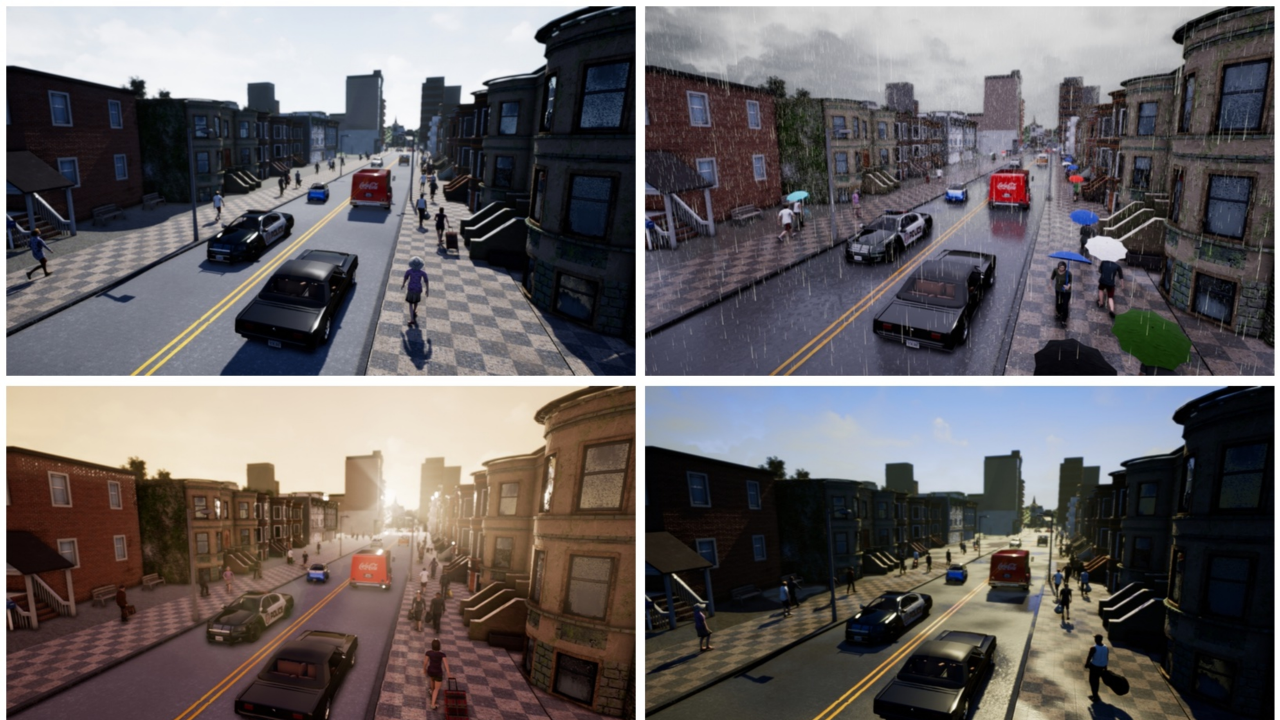
#> input picture HOST/vision/median_blur/languages/python/CARLA.jpg, 3840 x 2160 px, found by its file name (shown at 1/3 size)
$ python test_harris_standalone.py
#> lines starting #> are read from the running program, lines starting #| are printed output that depends on the picture; long printed decimals are rounded
#!/usr/bin/env python

# *****************************************************************************
# *                            cloudFPGA
# *                Copyright 2016 -- 2022 IBM Corporation
# * Licensed under the Apache License, Version 2.0 (the "License");
# * you may not use this file except in compliance with the License.
# * You may obtain a copy of the License at
# *
# *     http://www.apache.org/licenses/LICENSE-2.0
# *
# * Unless required by applicable law or agreed to in writing, software
# * distributed under the License is distributed on an "AS IS" BASIS,
# * WITHOUT WARRANTIES OR CONDITIONS OF ANY KIND, either express or implied.
# * See the License for the specific language governing permissions and
# * limitations under the License.
# *----------------------------------------------------------------------------

## @file   test_median_blur_video_threaded_ray.py
## @author DID
## @date   April 2022
## @brief  A python script for testing the cF median_blur kernel in ray distributed environment.

'''
Usage:
   test_harris_standalone.py <imagefile name>

   Run harris in opencv

'''

import sys
import os
import numpy as np
import cv2 as cv
import logging
import time
import pandas as pd
import seaborn as sns
import matplotlib.pyplot as plt
#from pandasgui import show
import math
from scipy.interpolate import griddata


debug_level = logging.DEBUG
logging.basicConfig(stream=sys.stdout, level=debug_level)

REPEATS = 5
kernels = ["MedianFilter", "HarrisDetector", "Histogram", "CannyEdgeDetector", "HoughLineTransform",
           "Demosaicing", "GammaCorrection", "Sobel", "GaussianBlur", "Laplacian", "Remap", "PyrUp",
           "PyrDown", "Rotate", "WarpAffine", "HOGDescriptor"]

frame = cv.imread(cv.samples.findFile("CARLA.jpg"))
#> frame is the input picture: shape (2160, 3840, 3); mean B, G, R 99.5, 99, 104.1
if frame is None:
    sys.exit("Could not read the image.")
else:
    orig_frame = cv.cvtColor(frame, cv.COLOR_RGB2GRAY)


def gammaCorrection(src, gamma):
    invGamma = 1 / gamma

    table = [((i / 255) ** invGamma) * 255 for i in range(256)]
    table = np.array(table, np.uint8)

    return cv.LUT(src, table)


# When everything done, release the video capture object
toc_capture = time.perf_counter()

#elapsed_times = np.zeros(shape=(REPEATS,len(kernels)), dtype=float)

elapsed_times = [[0 for j in range(REPEATS)] for i in range(len(kernels))]
results = [[0 for j in range(REPEATS)] for i in range(len(kernels))]

print(results)
for i in range(len(kernels)):
    frame = orig_frame.copy()
    for j in range(REPEATS):
        start_time = time.time()
        print(i,j)
        # Opencv function call
        if (i == 0):
            results[i][j] = cv.medianBlur(frame, 9)
            #time.sleep(1)
        elif (i == 1):
            blockSize = 2
            ksize  = 3
            freeParameter = 0.04
            results[i][j] = cv.cornerHarris(frame, blockSize, ksize , freeParameter)
            #result is dilated for marking the corners, not important
            results[i][j] = cv.dilate(results[i][j],None)
            # Threshold for an optimal value, it may vary depending on the image.
            tmp = frame
            tmp[results[i][j]>0.01*results[i][j].max()]=[255]
            results[i][j] = tmp
        elif (i == 2):
            # find frequency of pixels in range 0-255
            channels = [0]
            mask = None
            histSize = [256]
            ranges = [0,256]
            tmp = [frame]
            hist = cv.calcHist(tmp, channels, mask, histSize, ranges)
            results[i][j] = hist
        elif (i == 3):
            # Setting parameter values
            t_lower = 50  # Lower Threshold
            t_upper = 150  # Upper threshold
            # Applying the Canny Edge filter
            canny = cv.Canny(frame, t_lower, t_upper)
            results[i][j] = canny
        elif (i == 4):
            lines = cv.HoughLines(canny, 1, np.pi / 180, 150, None, 0, 0)
        elif (i == 5):
            results[i][j] = cv.demosaicing(frame, cv.COLOR_BayerRG2BGR_VNG);
        elif (i == 6):
            results[i][j] = gammaCorrection(frame, 2.2)
        elif (i == 7):
            x = cv.Sobel(frame, cv.CV_64F, 1, 0, ksize=5)
            y = cv.Sobel(frame, cv.CV_64F, 0, 1, ksize=5)
            absx= cv.convertScaleAbs(x)
            absy = cv.convertScaleAbs(y)
            results[i][j] = cv.addWeighted(absx, 0.5, absy, 0.5,0)
        elif (i == 8):
            results[i][j] = cv.GaussianBlur(frame,(35,35),cv.BORDER_DEFAULT)
        elif (i == 9):
            ddepth = cv.CV_16S
            kernel_size = 5
            results[i][j] = cv.Laplacian(frame, ddepth, ksize=kernel_size)
        elif (i == 10):
            source = np.array([
                [315, 15],
                [962, 18],
                [526, 213],
                [754, 215],
                [516, 434],
                [761, 433],
                [225, 701],
                [1036, 694],
                ], dtype=int)
            destination = np.array([
                [14, 14],
                [770, 14],
                [238, 238],
                [546, 238],
                [238, 546],
                [546, 546],
                [14, 770],
                [770, 770]
                ], dtype=int)
            grid_x, grid_y = np.mgrid[0:783:784j, 0:783:784j]
            grid_z = griddata(destination, source, (grid_x, grid_y), method='cubic')
            map_x = np.append([], [ar[:,1] for ar in grid_z]).reshape(784,784)
            map_y = np.append([], [ar[:,0] for ar in grid_z]).reshape(784,784)
            map_x_32 = map_x.astype('float32')
            map_y_32 = map_y.astype('float32')
            results[i][j] = cv.remap(frame, map_x_32, map_y_32, cv.INTER_CUBIC)
        elif (i == 11):
            rows, cols = map(int, frame.shape)
            results[i][j] = cv.pyrUp(frame, ( cols*2, rows*2 ))
        elif (i == 12):
            rows, cols = map(int, frame.shape)
            results[i][j] = cv.pyrDown(frame, ( cols/2, rows/2 ))
        elif (i == 13):
            results[i][j] = cv.rotate(frame, cv.ROTATE_90_CLOCKWISE)
        elif (i == 14):
            rows, cols = frame.shape[:2]
            # Define the 3 pairs of corresponding points
            input_pts = np.float32([[0,0], [cols-1,0], [0,rows-1]])
            output_pts = np.float32([[cols-1,0], [0,0], [cols-1,rows-1]])
            input_pts = np.float32([[50, 50],
                   [200, 50],
                   [50, 200]])
            output_pts = np.float32([[10, 100],
                   [200, 50],
                   [100, 250]])
            # Calculate the transformation matrix using cv2.getAffineTransform()
            M = cv.getAffineTransform(input_pts , output_pts)
            # Apply the affine transformation using cv2.warpAffine()
            results[i][j] = cv.warpAffine(frame, M, (cols,rows))
        elif (i == 14):
            hog = cv.HOGDescriptor()
            h = hog.compute(frame)
            results[i][j] = h

        end_time = time.time()
        elapsed_times[i][j] = (end_time - start_time)
#> this loop made 16 passes
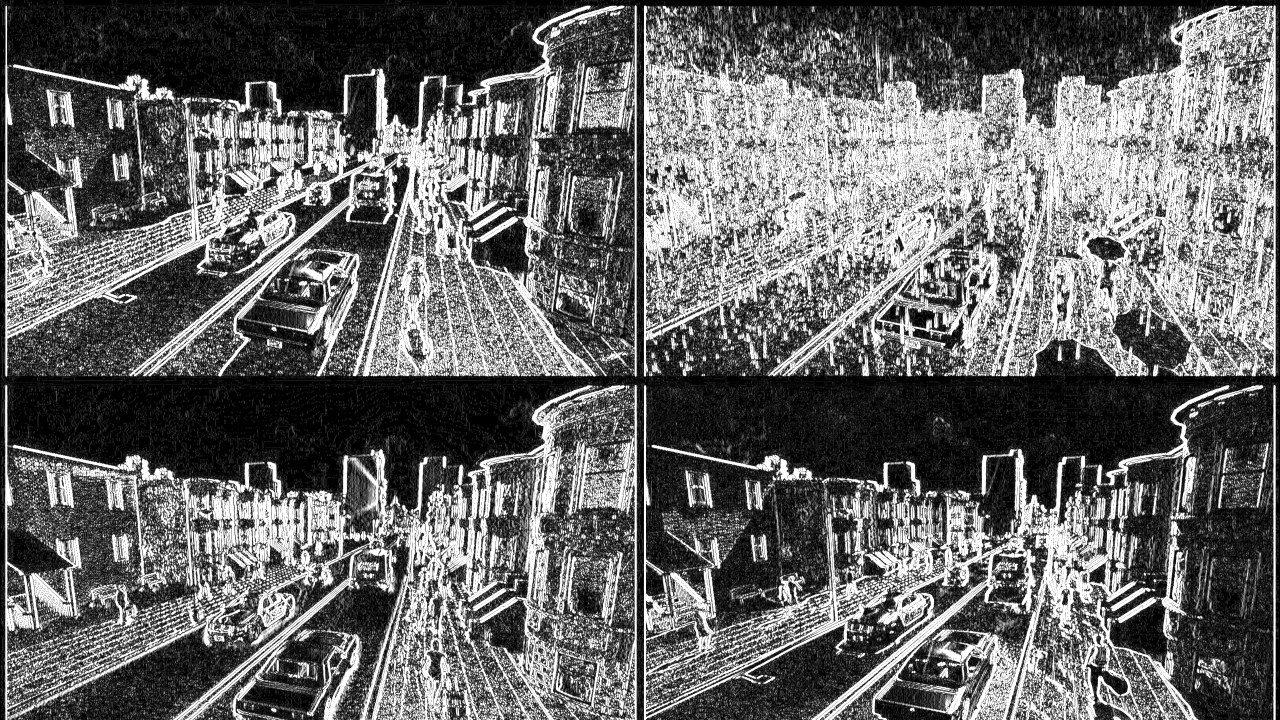
#> absx: shape (2160, 3840) (shown at 1/3 size); min 0, max 255, mean 103.5
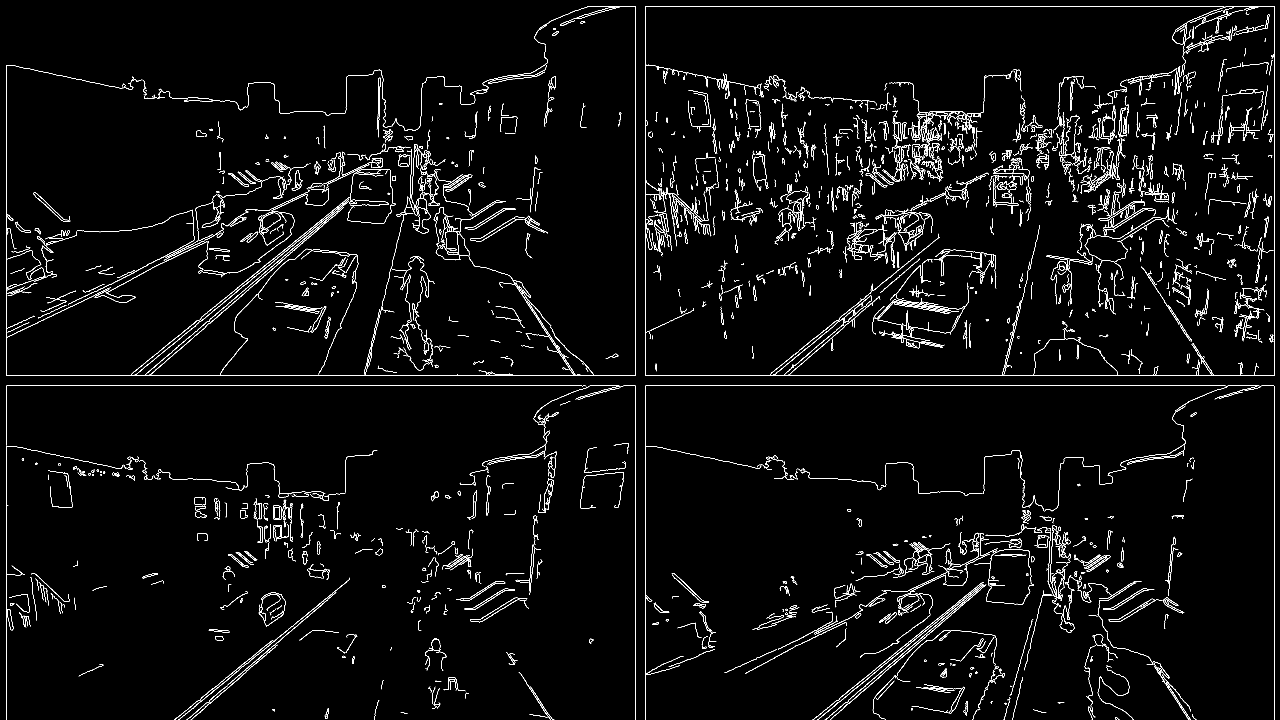
#> canny: shape (2160, 3840) (shown at 1/3 size); 2.3% white in thin lines or dots
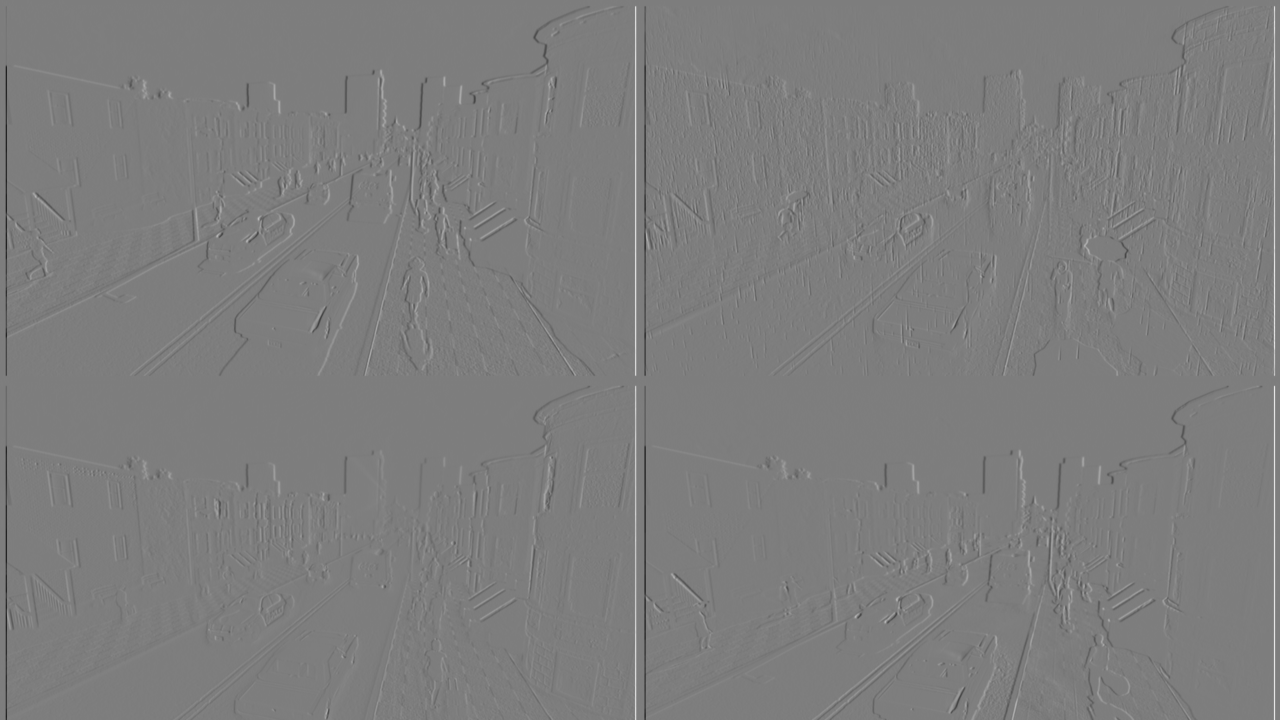
#> x: shape (2160, 3840) float64 (shown at 1/3 size); min -10758, max 11015, mean 0; drawn with min black and max white
#> after the loop, elapsed_times = 16 items; results = 16 items

for i in range(len(kernels)):
    image_name = "CARLA_out_kernel_" + kernels[i] + ".jpg"
    cv.imwrite(image_name, results[i][0])
    logging.info("First saved image of " + kernels[i] + ": " + image_name)

elapsed_times = np.sort(elapsed_times)
#> elapsed_times = 16 rows, first 6: [0.235, 0.237, 0.237, 0.266, 0.272], [0.178, 0.183, 0.184, 0.184, 0.366], [0.00639, 0.00641, 0.00641, 0.00643, 0.00645], [0.0344, 0.0348, 0.0352, 0.0353, 0.0354], [0.0871, 0.0883, 0.0886, 0.0893, 0.0937], [0.0805, 0.0817, 0.0916, 0.0925, 0.0934]
average_elapsed_time = sum(elapsed_times) / REPEATS
#> average_elapsed_time = [0.23, 0.237, 0.241, 0.259, 0.32]
print(elapsed_times)
#| [[2.34749317e-01 2.36618757e-01 2.37400055e-01 2.66137362e-01
#|   2.72190094e-01]
#|  [1.77627563e-01 1.82595253e-01 1.83843851e-01 1.84243202e-01
#|   3.65679502e-01]
#|  [6.39247894e-03 6.41155243e-03 6.41226768e-03 6.43467903e-03
#|   6.44755363e-03]
#|  [3.44338417e-02 3.48048210e-02 3.51762772e-02 3.53477001e-02
#|   3.53806019e-02]
#|  [8.71021748e-02 8.82699490e-02 8.86142254e-02 8.93340111e-02
#|   9.37035084e-02]
#|  [8.04679394e-02 8.16519260e-02 9.16249752e-02 9.24520493e-02
#|   9.34338570e-02]
#> (further printed lines are left out)
print("Time required to submit a trivial function call:")
print("    Average: {}".format(average_elapsed_time))
#|     Average: [0.2301 0.2374 0.2411 0.2586 0.3203]
# [4 lines of commented-out code are left out]

elapsed_times = np.transpose(elapsed_times)
df = pd.DataFrame(elapsed_times)
#> df = table of 5 rows and 16 columns

ax = sns.boxplot(data=df)
ax.set_xticklabels(kernels)
ax.legend(loc='best')
ax.tick_params(axis='x', labelrotation=30)

ax.set_xlabel("Computer Vision Kernel", fontsize = 20)
ax.set_ylabel("Exec. Time (s)", fontsize = 20)
#gui = show(df)

# to show histogram
#plt.plot(hist)

# to show hughlines
lines = cv.HoughLinesP(canny, 1, np.pi/180.0, 120, minLineLength=10, maxLineGap=250)
#> lines = 515 rows, first 6: [19, 1157, 3821, 1157], [20, 1127, 3822, 1127], [3823, 2159, 3823, 19], [1935, 2159, 1935, 19], [1907, 2159, 1907, 20], [1766, 18, 3821, 18]
for line in lines:
    x1, y1, x2, y2 = line[0]
   # cv2.line(img, (x1, y1), (x2, y2), (255, 0, 0), 3)
    cv.line(frame,(x1,y1),(x2,y2),(0,0,255),2)
#> this loop made 515 passes
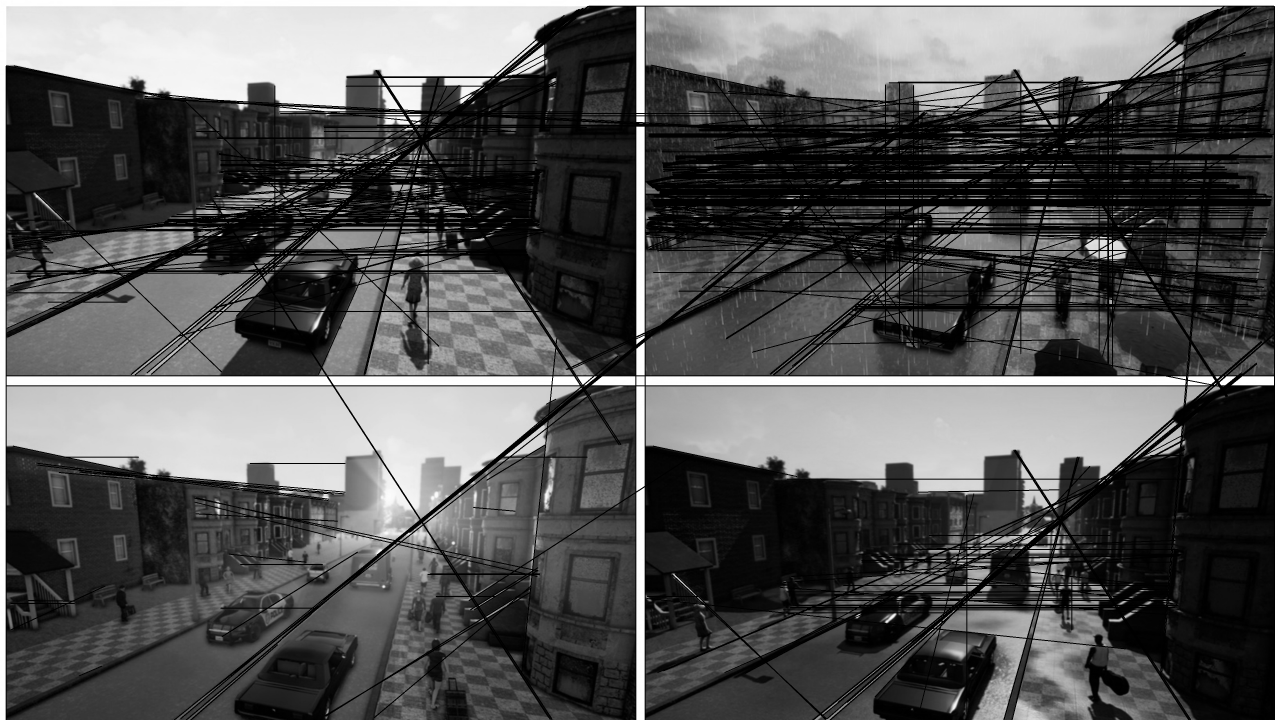
#> frame: shape (2160, 3840) (shown at 1/3 size); min 0, max 255, mean 86.1
cv.imwrite('file.png', frame)


plt.show()
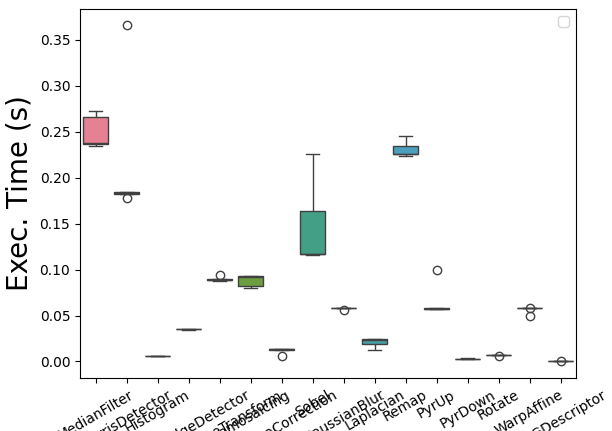
#> figure drawn by matplotlib, 1 panel
